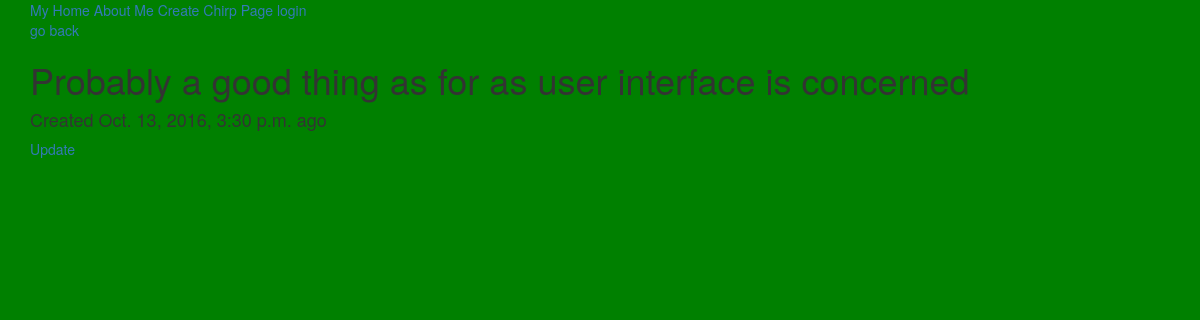
Page /chirps/33/ on the committed database.
### app/models.py (models this page shows)
class Chirp(models.Model):
    body = models.CharField(max_length=140)
    created = models.DateTimeField(auto_now_add=True)
    class Meta:
        ordering = ("-created",)

### app/views.py (the view)
# urls.py: url(r'^chirps/(?P<pk>\d+)/$', ChirpDetailView.as_view(), name="chirp_detail_view"),
class ChirpDetailView(DetailView):
    model = Chirp

### templates/app/chirp_detail.html
{% extends "base.html" %}
{% block content %}
<p>
<a href="{% url 'chirp_view' %}">go back</a>
</p>
<h1>{{ object.body }}</h1>
<h4>Created {{ object.created}} ago</h4>
<a href="{% url 'chirp_update_view' object.id %}">Update</a>
{% endblock%}

### templates/base.html (style rules this page uses)
body { background-color: green; }

### rows in the picture
Chirp: body "Probably a good thing as for as user interface is concerned", created "Oct. 13, 2016, 3:30 p.m."
